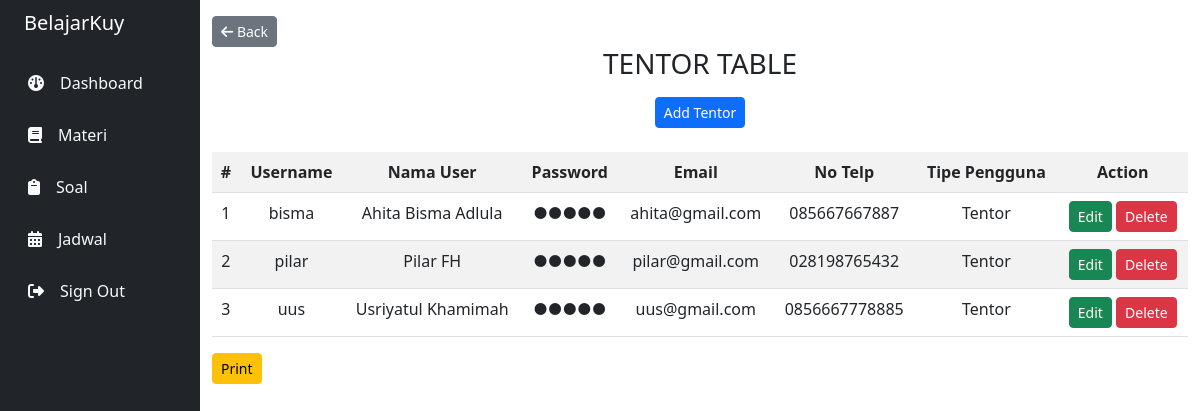
Before: /dashboard/tentor/index.php (signed in) with the older database file.
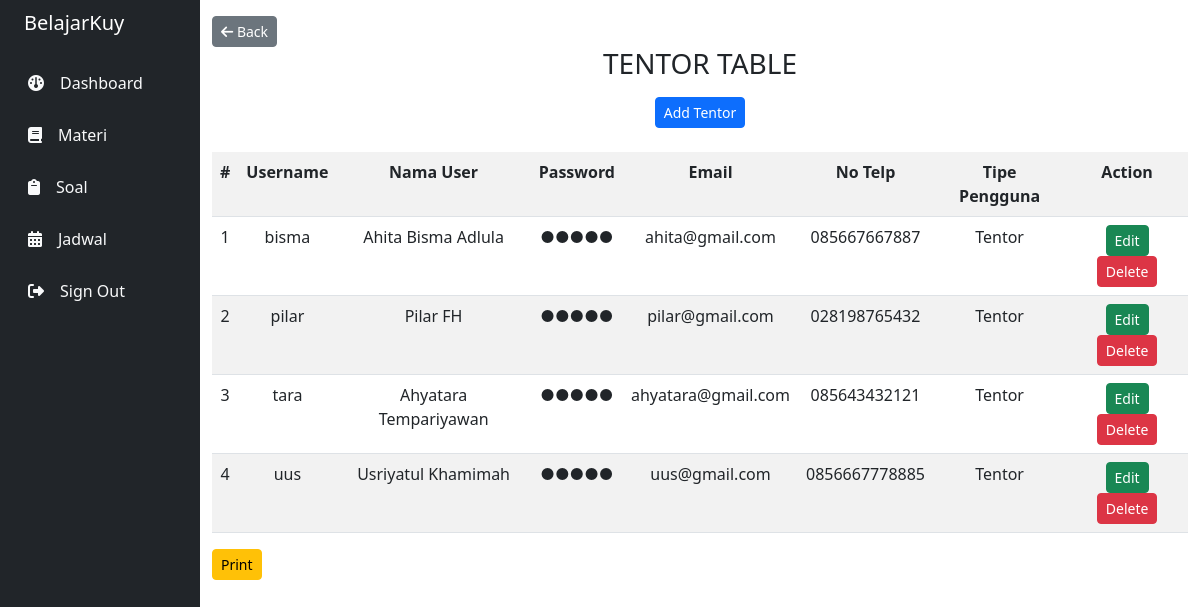
After: the same page with the newer database file.
### tables this page shows
CREATE TABLE `user` (
  `username` varchar(24) NOT NULL,
  `password` varchar(24) NOT NULL,
  `nama_user` varchar(255) NOT NULL,
  `email_user` varchar(255) NOT NULL,
  `no_telp_user` varchar(255) NOT NULL,
  `tipe_user` varchar(255) NOT NULL
);

### dashboard/tentor/index.php (the view, shortened to what this page needs)
<?php
include("../inc/header.php");
include("../../config/connect.php");
?>
<?php
$sql = "select user.* from user where tipe_user = 'tentor';";
$query = mysqli_query($conn, $sql);
$i = 1;
?>
<div class="text-center">
  <h3 class="mb-3">TENTOR TABLE</h3>
  <button type="button" class="btn btn-sm btn-primary" data-bs-toggle="modal" data-bs-target="#tentorModal">
    Add Tentor
  </button>
</div>
<div class="mt-4">
  <table class="table text-center table-striped table-hover">
    <tr>
      <th>#</th>
      <th>Username</th>
      <th>Nama User</th>
      <th>Password</th>
      <th>Email</th>
      <th>No Telp</th>
      <th>Tipe Pengguna</th>
      <th colspan="2">Action</th>
    </tr>
    <?php
    while ($row = mysqli_fetch_array($query)) {
    ?>
      <tr>
        <td><?= $i ?></td>
        <td><?= $row['username'] ?></td>
        <td><?= $row['nama_user'] ?></td>
        <td>
          <?php
          for ($j = 0; $j < strlen($row['password']); $j++) {
            echo "&#9679;";
          }
          ?>
        </td>
        <td><?= $row['email_user'] ?></td>
        <td><?= $row['no_telp_user'] ?></td>
        <td><?= ucfirst($row['tipe_user']) ?></td>
        <td>
          <a href="./process.php?edit=<?= $row['username'] ?>" class="btn btn-success btn-sm">Edit</a>
          <a href="./process.php?delete=<?= $row['username'] ?>" class="btn btn-danger btn-sm" onclick="return confirm('Apakah Anda yakin ingin menghapus?')">Delete</a>
        </td>
      </tr>
    <?php
      $i++;
    }
    ?>
  </table>
</div>
<button class="btn btn-sm btn-warning" onclick="window.print()">Print</button>
<?php
include("../inc/footer.php")
?>

### dashboard/inc/header.php (shortened to what this page needs)
<!doctype html>
<html lang="en">
<head>
  <link href="https://cdn.jsdelivr.net/npm/bootstrap@5.2.2/dist/css/bootstrap.min.css" rel="stylesheet">
  <link rel="stylesheet" href="https://cdnjs.cloudflare.com/ajax/libs/font-awesome/6.2.1/css/all.min.css" />
</head>
<body>
  <div class="container-fluid">
    <div class="row flex-nowrap">
      <div class="col-auto col-md-3 col-xl-2 px-sm-2 px-0 bg-dark no--print">
        <div class="d-flex flex-column align-items-center align-items-sm-start px-3 pt-2 text-white min-vh-100">
          <div class="d-flex align-items-center pb-3 mb-md-0 me-md-auto">
            <a href="/belajarkuy/" class="text-decoration-none text-white">
              <span class="fs-5 d-none d-sm-inline">BelajarKuy</span>
            </a>
          </div>
          <ul class="nav nav-pills flex-column mb-sm-auto mb-0 align-items-center align-items-sm-start" id="menu">
            <?php
            if ($_SESSION['tipe_user'] == "tentor" || $_SESSION['tipe_user'] == "pengelola" || $_SESSION['tipe_user'] == "pemilik") {
            ?>
              <li class="nav-item">
                <a href="/belajarkuy/dashboard/" class="nav-link align-middle px-0">
                  <i class="fs-4 bi-house"></i> <span class="ms-1 d-none d-sm-inline text-light"><i class="fa-solid fa-gauge me-3"></i>Dashboard</span>
                </a>
              </li>
              <li class="nav-item">
                <a href="/belajarkuy/dashboard/materi/" class="nav-link align-middle px-0">
                  <i class="fs-4 bi-house"></i> <span class="ms-1 d-none d-sm-inline text-light"><i class="fa-solid fa-book me-3"></i>Materi</span>
                </a>
              </li>
              <li class="nav-item">
                <a href="/belajarkuy/dashboard/soal/" class="nav-link align-middle px-0">
                  <i class="fs-4 bi-house"></i> <span class="ms-1 d-none d-sm-inline text-light"><i class="fa-solid fa-clipboard me-3"></i>Soal</span>
                </a>
              </li>
              <li class="nav-item">
                <a href="/belajarkuy/dashboard/jadwal/" class="nav-link align-middle px-0">
                  <i class="fs-4 bi-house"></i> <span class="ms-1 d-none d-sm-inline text-light"><i class="fa-solid fa-calendar-days me-3"></i>Jadwal</span>
                </a>
              </li>
              <li class="nav-item">
                <a href="/belajarkuy/signin/signout.php" class="nav-link align-middle px-0">
                  <i class="fs-4 bi-house"></i> <span class="ms-1 d-none d-sm-inline text-light"><i class="fa-solid fa-right-from-bracket me-3"></i>Sign Out</span>
                </a>
              </li>
            <?php
            }
            ?>
          </ul>
        </div>
      </div>
      <div class="col py-3">
        <a href="../" class="btn btn-sm btn-secondary"><i class="fa-solid fa-arrow-left"></i> Back</a>

### dashboard/inc/footer.php (shortened to what this page needs)
</div>
</div>
</div>
</body>
</html>

Changed rows visible on the page:
added user: username "tara", nama_user "Ahyatara Tempariyawan", password "12345" (drawn), email_user "ahyatara@gmail.com", no_telp_user "085643432121", tipe_user "Tentor"
